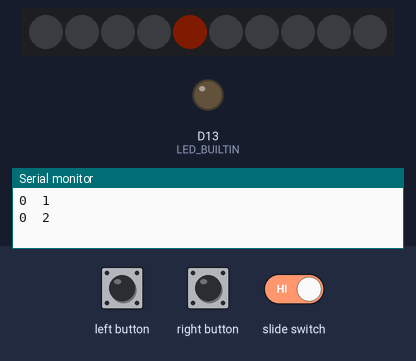
Bench run of a sketch on a simulated Adafruit Circuit Playground Express. Parts: 10 RGB LEDs in strip order, left to right, output pins drawn as LEDs (lit = HIGH), the last lines printed to the serial monitor. Inputs (shaded band) come from the test bench. Dim RGB values are drawn brighter than linear.

Above: at 2.91 s.
4.7 s: slide switch set LOW
At 8.5 s:
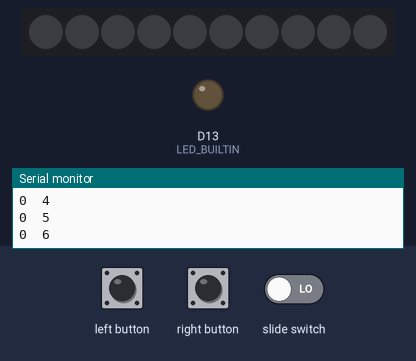
9.1 s: slide switch set HIGH
At 12.91 s:
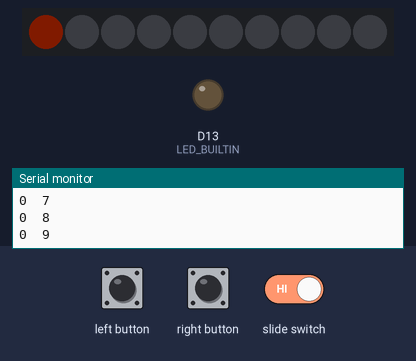
13.1 s: right button pressed for 3 s
At 13.21 s:
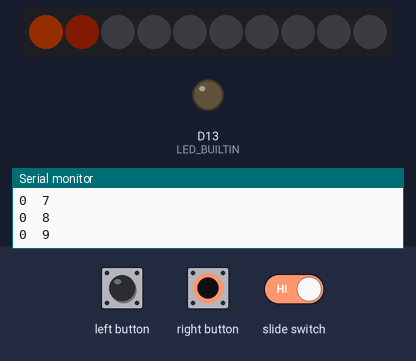
22.1 s: right button pressed for 3 s
At 24.35 s:
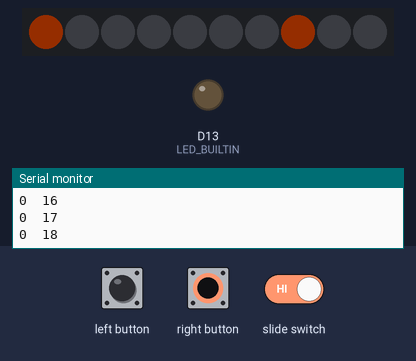
26.6 s: right button pressed for 3 s
At 26.86 s:
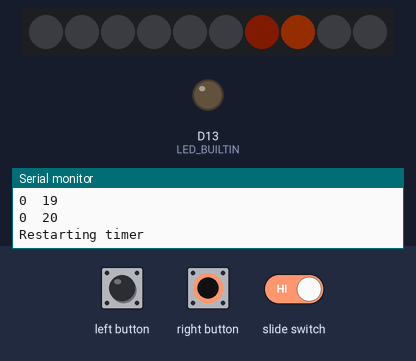

The sketch:

Eng_103_Final_Project.ino
```cpp
#include <AsyncDelay.h> //include the async delay library
#include <Adafruit_CircuitPlayground.h> //include circuplay ground library

AsyncDelay delay_1s; //declar an async timer object

const int switchPin = 7; //storing the switch pin to the variable switchpin
const int leftbutton = 5; //s
const int rightbutton = 4;

volatile int count = 0; // interger count to 0
volatile int minutes = 0; //

int i = 0; //setting interger i to 0
int locklight [] = {0,0,0,0,0,0,0,0,0,0}; // setting lock light array to set all lights to false (off)

uint32_t color = CircuitPlayground.strip.Color(64, 20, 0); //seting the variable to orange
uint32_t colorlock = CircuitPlayground.strip.Color(255, 80, 0);
int delayTime = 200; //declaring delayTime as ###ms (how fast light moves)

bool isTimerOn = CircuitPlayground.slideSwitch();
bool win = false; //set win to false

void setup() {
  CircuitPlayground.begin(); //intializing the board
  attachInterrupt(digitalPinToInterrupt(leftbutton), leftbuttonhandle, FALLING); //attaching the button to the 'leftbuttonhandle' variable when it's pressed
  Serial.begin(9600); // Begin serial communication
}

void loop() {
  isTimerOn = CircuitPlayground.slideSwitch(); // timer is on when switch is to the right
  if (isTimerOn) {
    for (int j = 0; j<10; j++){//look for lights that were already locked and turn them back on after switch on
      if (locklight[j]==1) {
        CircuitPlayground.setPixelColor(j, colorlock);
      }
    }
      delay_1s.start(1000, AsyncDelay::MILLIS);//restart 1 second delay.
    // Sweep forward
    for (i = 0; i < 10; i++) {//sweep lights forward
      if (delay_1s.isExpired()) {//one second has passed
        count++;// add one to count
        Serial.print(minutes); //print minutes
        Serial.print("\t"); // have a space between minutes and count
        Serial.println(count % 60);// print second
        delay_1s.repeat(); // reset timer
      }
      if (locklight [i-1]== 0){//turn off light after sweep hits it if it was not locked before
      CircuitPlayground.setPixelColor(i-1, 0);
      }
      if (locklight [i]==0) {//turn on the LED if it's not locked
        CircuitPlayground.setPixelColor(i, color);
      }
      delay(delayTime); //time each light stays on.
    }

    // Sweep backward
    for (i = 8; i >= 0; i--) {
      if (delay_1s.isExpired()) {
      count++;
      if (count == 60){//if one minute has passed, add one to minutes.
        minutes++;
      }
      Serial.print(minutes);
      Serial.print("\t");
      Serial.println(count % 60);
      delay_1s.repeat();

    }
      // if flag: stop loop, lock in color
      if (locklight [i+1]== 0){
        CircuitPlayground.setPixelColor(i+1, 0);
      }
      if (locklight [i]==0) {
        CircuitPlayground.setPixelColor(i, color);
      }
      delay(delayTime);
    }
    if (CircuitPlayground.leftButton()) {
        Serial.println("Restarting timer");
        count = 0;
        minutes = 0;
        Serial.println(count);
      }

      delay_1s.repeat();
      digitalWrite(LED_BUILTIN, LOW);
    }
    else{
    CircuitPlayground.clearPixels();
    }
  }
void leftbuttonhandle()// interrupt for when left button is pressed
{
  if (isTimerOn) {//if the timer is on
    for (int j = 0; j<10; j++){//look at all pixes
      if (locklight[j]==1) {// if pixel is already lock
        CircuitPlayground.setPixelColor(j, colorlock);// keep it on as a darker orange.
      }
    }
    if (locklight [i] == 1) {// if light is locked go into loop (lost)
      CircuitPlayground.clearPixels();// clear light
      Serial.println("Restarting timer");// print restarting timer
      delayTime = 200;// set delay time back to 200ms
      for (int j=0 ; j<10; j++){
        locklight [j]=0;
      }
      count = 0;// set count back to 0
      minutes = 0; // set count back to 0
    }
    if (locklight [i] == 0) {// if light is not lock
      locklight [i] = 1;//lock it
      //delayTime -= 2;
    }
    win = true; // check if player has all LED locked
    for (int j=0 ; j<10; j++){
      if (locklight [j]==0){// if there's any led that's not locked, then win is false.
        win = false;
      }
    }
    if (win == true){// if win is true
      Serial.print("Win time:");// print wint time:
      Serial.print(minutes);
      Serial.print("\t");
      Serial.println(count);
      count = 0;
      minutes = 0;
    }
    CircuitPlayground.setPixelColor (i, colorlock);
    //Serial.println(i);
  }
  else{
    CircuitPlayground.clearPixels();// if timer is off clear LED
  }
}
```

Measured:
- after the input at 4.7 s, the LEDs: first differ from a run without the input after 2.9 s (image 1)
- after the input at 9.1 s, the LEDs: change at once (image 2)
- what the display in image 4 shows lasts 0.4 s, from 24.2 s to 24.6 s
